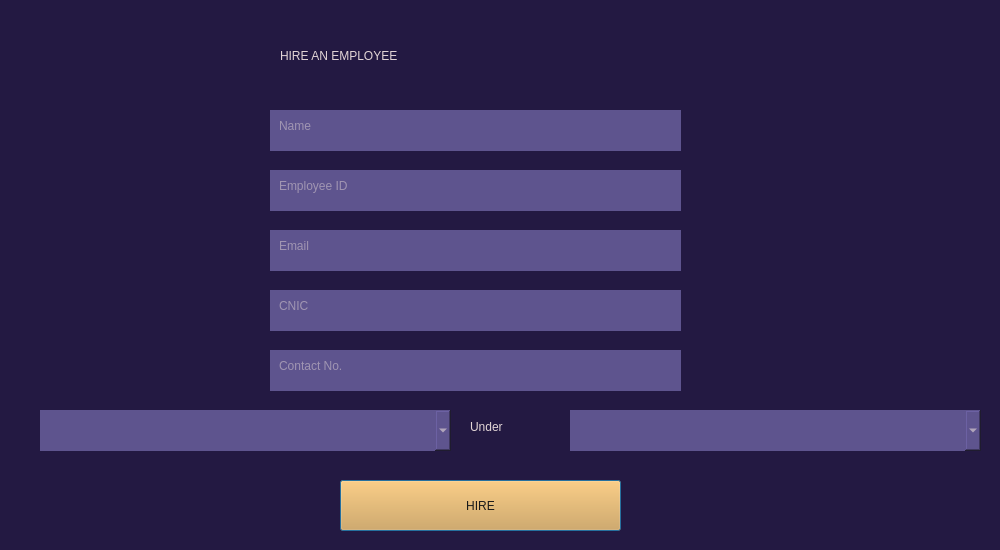
<?xml version="1.0" encoding="UTF-8"?>
<ui version="4.0">
 <class>Dialog</class>
 <widget class="QDialog" name="Dialog">
  <property name="geometry">
   <rect>
    <x>0</x>
    <y>0</y>
    <width>1000</width>
    <height>550</height>
   </rect>
  </property>
  <property name="windowTitle">
   <string>Dialog</string>
  </property>
  <property name="styleSheet">
   <string notr="true">background-color: rgb(35, 25, 66);
color: rgb(226, 213, 214);</string>
  </property>
  <widget class="QTextEdit" name="name">
   <property name="geometry">
    <rect>
     <x>270</x>
     <y>110</y>
     <width>411</width>
     <height>41</height>
    </rect>
   </property>
   <property name="styleSheet">
    <string notr="true">background-color: rgb(94, 84, 142);
border: None;
padding:5px;
color: rgb(226, 213, 214);
font: 12pt &quot;Montserrat&quot;;</string>
   </property>
   <property name="placeholderText">
    <string>Name</string>
   </property>
  </widget>
  <widget class="QLabel" name="label_2">
   <property name="geometry">
    <rect>
     <x>280</x>
     <y>30</y>
     <width>385</width>
     <height>51</height>
    </rect>
   </property>
   <property name="styleSheet">
    <string notr="true">font: 63 28pt &quot;Montserrat SemiBold&quot;;</string>
   </property>
   <property name="text">
    <string>HIRE AN EMPLOYEE</string>
   </property>
  </widget>
  <widget class="QTextEdit" name="eid">
   <property name="geometry">
    <rect>
     <x>270</x>
     <y>170</y>
     <width>411</width>
     <height>41</height>
    </rect>
   </property>
   <property name="styleSheet">
    <string notr="true">background-color: rgb(94, 84, 142);
border: None;
padding:5px;
color: rgb(226, 213, 214);
font: 12pt &quot;Montserrat&quot;;</string>
   </property>
   <property name="placeholderText">
    <string>Employee ID</string>
   </property>
  </widget>
  <widget class="QTextEdit" name="cnic">
   <property name="geometry">
    <rect>
     <x>270</x>
     <y>290</y>
     <width>411</width>
     <height>41</height>
    </rect>
   </property>
   <property name="styleSheet">
    <string notr="true">background-color: rgb(94, 84, 142);
border: None;
padding:5px;
color: rgb(226, 213, 214);
font: 12pt &quot;Montserrat&quot;;</string>
   </property>
   <property name="placeholderText">
    <string>CNIC</string>
   </property>
  </widget>
  <widget class="QTextEdit" name="email">
   <property name="geometry">
    <rect>
     <x>270</x>
     <y>230</y>
     <width>411</width>
     <height>41</height>
    </rect>
   </property>
   <property name="styleSheet">
    <string notr="true">background-color: rgb(94, 84, 142);
border: None;
padding:5px;
color: rgb(226, 213, 214);
font: 12pt &quot;Montserrat&quot;;</string>
   </property>
   <property name="placeholderText">
    <string>Email</string>
   </property>
  </widget>
  <widget class="QTextEdit" name="contact">
   <property name="geometry">
    <rect>
     <x>270</x>
     <y>350</y>
     <width>411</width>
     <height>41</height>
    </rect>
   </property>
   <property name="styleSheet">
    <string notr="true">background-color: rgb(94, 84, 142);
border: None;
padding:5px;
color: rgb(226, 213, 214);
font: 12pt &quot;Montserrat&quot;;</string>
   </property>
   <property name="placeholderText">
    <string>Contact No.</string>
   </property>
  </widget>
  <widget class="QPushButton" name="hire">
   <property name="geometry">
    <rect>
     <x>340</x>
     <y>480</y>
     <width>281</width>
     <height>51</height>
    </rect>
   </property>
   <property name="styleSheet">
    <string notr="true">background-color: rgb(224, 159, 62);
color: rgb(26, 27, 27);
font: 57 12pt &quot;Montserrat Medium&quot;;</string>
   </property>
   <property name="text">
    <string>HIRE</string>
   </property>
  </widget>
  <widget class="QComboBox" name="position">
   <property name="geometry">
    <rect>
     <x>40</x>
     <y>410</y>
     <width>411</width>
     <height>41</height>
    </rect>
   </property>
   <property name="styleSheet">
    <string notr="true">background-color: rgb(94, 84, 142);
border: None;
padding:5px;
color: rgb(226, 213, 214);
font: 12pt &quot;Montserrat&quot;;</string>
   </property>
  </widget>
  <widget class="QComboBox" name="under">
   <property name="geometry">
    <rect>
     <x>570</x>
     <y>410</y>
     <width>411</width>
     <height>41</height>
    </rect>
   </property>
   <property name="styleSheet">
    <string notr="true">background-color: rgb(94, 84, 142);
border: None;
padding:5px;
color: rgb(226, 213, 214);
font: 12pt &quot;Montserrat&quot;;</string>
   </property>
  </widget>
  <widget class="QLabel" name="label_3">
   <property name="geometry">
    <rect>
     <x>470</x>
     <y>410</y>
     <width>76</width>
     <height>33</height>
    </rect>
   </property>
   <property name="styleSheet">
    <string notr="true">font: 63 18pt &quot;Montserrat SemiBold&quot;;</string>
   </property>
   <property name="text">
    <string>Under</string>
   </property>
  </widget>
 </widget>
 <resources/>
 <connections/>
</ui>
